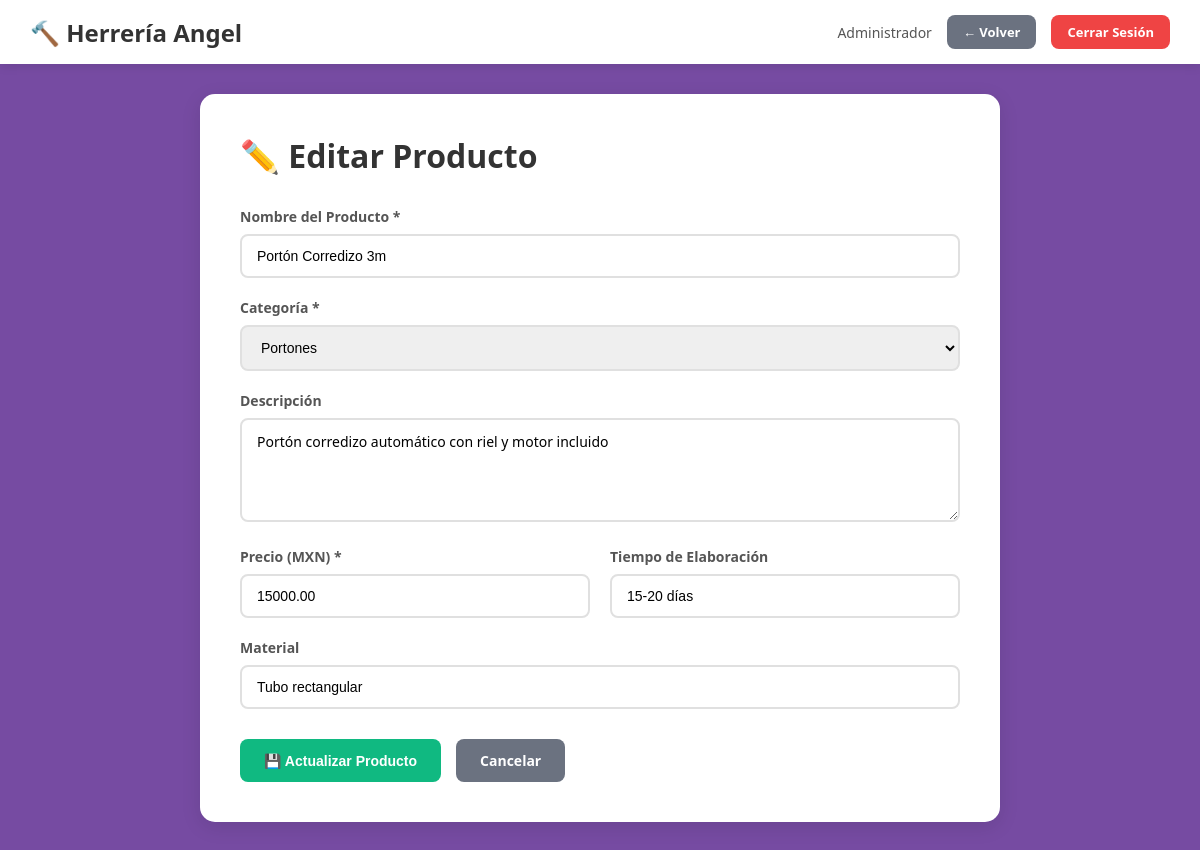
The page /editar.php?id=3 (signed in) on the database its author committed.
### tables this page shows
CREATE TABLE Productos (
    id INT PRIMARY KEY AUTO_INCREMENT,
    nombre VARCHAR(150) NOT NULL,
    categoria ENUM('Puertas', 'Ventanas', 'Rejas', 'Portones', 'Escaleras', 'Barandales', 'Otros') NOT NULL,
    descripcion TEXT,
    precio DECIMAL(10,2) NOT NULL,
    tiempo_elaboracion VARCHAR(50),
    material VARCHAR(100),
    fecha_creacion TIMESTAMP DEFAULT CURRENT_TIMESTAMP,
    fecha_actualizacion TIMESTAMP DEFAULT CURRENT_TIMESTAMP ON UPDATE CURRENT_TIMESTAMP
);

### editar.php (the view, shortened to what this page needs)
<?php
include 'config/conexion.php';
$id = intval($_GET['id']);
$sql = "SELECT * FROM Productos WHERE id = '$id'";
$resultado = $conn->query($sql);
$producto = $resultado->fetch_assoc();
?>
<!DOCTYPE html>
<html lang="es">
<head>
    <link rel="stylesheet" href="assets/css/styles.css">
</head>
<body>
    <nav class="navbar">
        <div class="nav-container">
            <div class="nav-brand">
                <h2>🔨 Herrería Angel</h2>
            </div>
            <div class="nav-menu">
                <span class="user-info">
                    <?php echo htmlspecialchars($_SESSION['usuario_nombre']); ?>
                </span>
                <a href="home.php" class="btn btn-secondary btn-sm">← Volver</a>
                <a href="logout.php" class="btn btn-danger btn-sm">Cerrar Sesión</a>
            </div>
        </div>
    </nav>
    <div class="container">
        <div class="form-container">
            <h1>✏️ Editar Producto</h1>
            <form method="POST" action="<?php echo htmlspecialchars($_SERVER['PHP_SELF']) . '?id=' . $id; ?>">
                <div class="form-group">
                    <label for="nombre">Nombre del Producto *</label>
                    <input type="text" id="nombre" name="nombre" required
                           value="<?php echo htmlspecialchars($producto['nombre']); ?>">
                </div>
                <div class="form-group">
                    <label for="categoria">Categoría *</label>
                    <select id="categoria" name="categoria" required>
                        <option value="Portones" <?php echo ($producto['categoria'] == 'Portones') ? 'selected' : ''; ?>>Portones</option>
                    </select>
                </div>
                <div class="form-group">
                    <label for="descripcion">Descripción</label>
                    <textarea id="descripcion" name="descripcion" rows="4"><?php echo htmlspecialchars($producto['descripcion']); ?></textarea>
                </div>
                <div class="form-row">
                    <div class="form-group">
                        <label for="precio">Precio (MXN) *</label>
                        <input type="number" id="precio" name="precio" step="0.01" min="0" required
                               value="<?php echo $producto['precio']; ?>">
                    </div>
                    <div class="form-group">
                        <label for="tiempo_elaboracion">Tiempo de Elaboración</label>
                        <input type="text" id="tiempo_elaboracion" name="tiempo_elaboracion"
                               value="<?php echo htmlspecialchars($producto['tiempo_elaboracion']); ?>">
                    </div>
                </div>
                <div class="form-group">
                    <label for="material">Material</label>
                    <input type="text" id="material" name="material"
                           value="<?php echo htmlspecialchars($producto['material']); ?>">
                </div>
                <div class="form-actions">
                    <button type="submit" class="btn btn-success">💾 Actualizar Producto</button>
                    <a href="home.php" class="btn btn-secondary">Cancelar</a>
                </div>
            </form>
        </div>
    </div>
</body>
</html>

### assets/css/styles.css (style rules this page uses)
* { margin: 0; padding: 0; box-sizing: border-box; }
body { font-family: 'Segoe UI', Tahoma, Geneva, Verdana, sans-serif; background: #764ba2; min-height: 100vh; }
.form-group { margin-bottom: 20px; }
.form-group label { display: block; color: #555; font-weight: 600; margin-bottom: 8px; font-size: 14px; }
.form-group input, .form-group select, .form-group textarea { width: 100%; padding: 12px 15px; border: 2px solid #e0e0e0; border-radius: 8px; font-size: 14px; transition: all 0.3s; }
.form-group textarea { resize: vertical; font-family: inherit; }
.btn { display: inline-block; padding: 12px 24px; border: none; border-radius: 8px; font-size: 14px; font-weight: 600; text-decoration: none; cursor: pointer; transition: all 0.3s; text-align: center; }
.btn-success { background: #10b981; color: white; }
.btn-danger { background: #ef4444; color: white; }
.btn-secondary { background: #6b7280; color: white; }
.btn-sm { padding: 8px 16px; font-size: 13px; }
.navbar { background: white; box-shadow: 0 2px 10px rgba(0,0,0,0.1); padding: 0; }
.nav-container { max-width: 1400px; margin: 0 auto; padding: 15px 30px; display: flex; justify-content: space-between; align-items: center; }
.nav-brand h2 { color: #333; font-size: 24px; }
.nav-menu { display: flex; align-items: center; gap: 15px; }
.user-info { color: #555; font-size: 14px; }
.container { max-width: 1400px; margin: 30px auto; padding: 0 30px; }
.form-container { background: white; border-radius: 15px; padding: 40px; box-shadow: 0 5px 20px rgba(0,0,0,0.1); max-width: 800px; margin: 0 auto; }
.form-container h1 { color: #333; margin-bottom: 30px; }
.form-row { display: grid; grid-template-columns: 1fr 1fr; gap: 20px; }
.form-actions { display: flex; gap: 15px; margin-top: 30px; }

### rows shown on the page
productos: nombre "Portón Corredizo 3m", categoria "Portones", descripcion "Portón corredizo automático con riel y motor incluido", precio "15000.00", tiempo_elaboracion "15-20 días", material "Tubo rectangular"

### other values the page prints
$_SESSION['usuario_nombre'] "Administrador"
